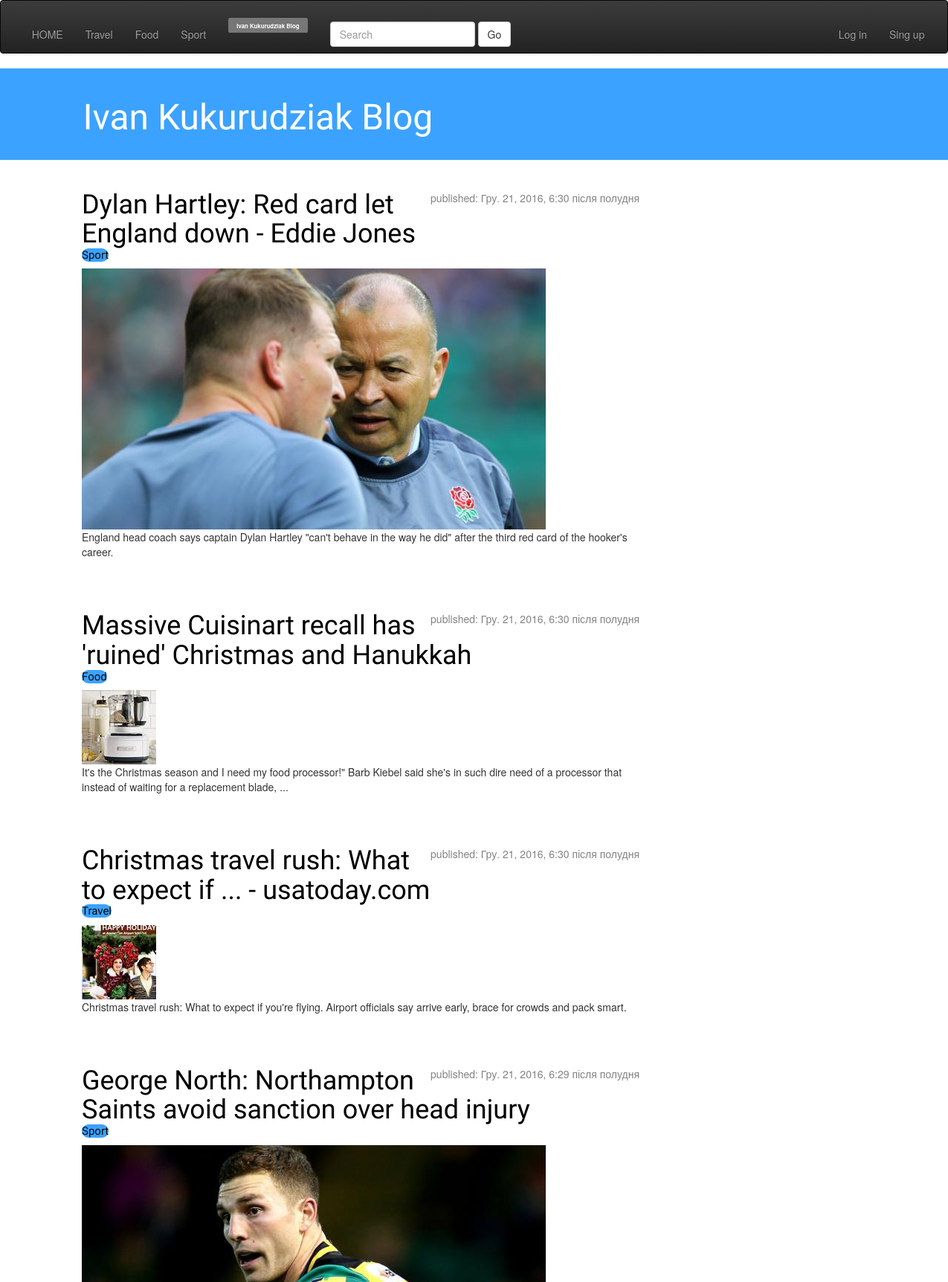
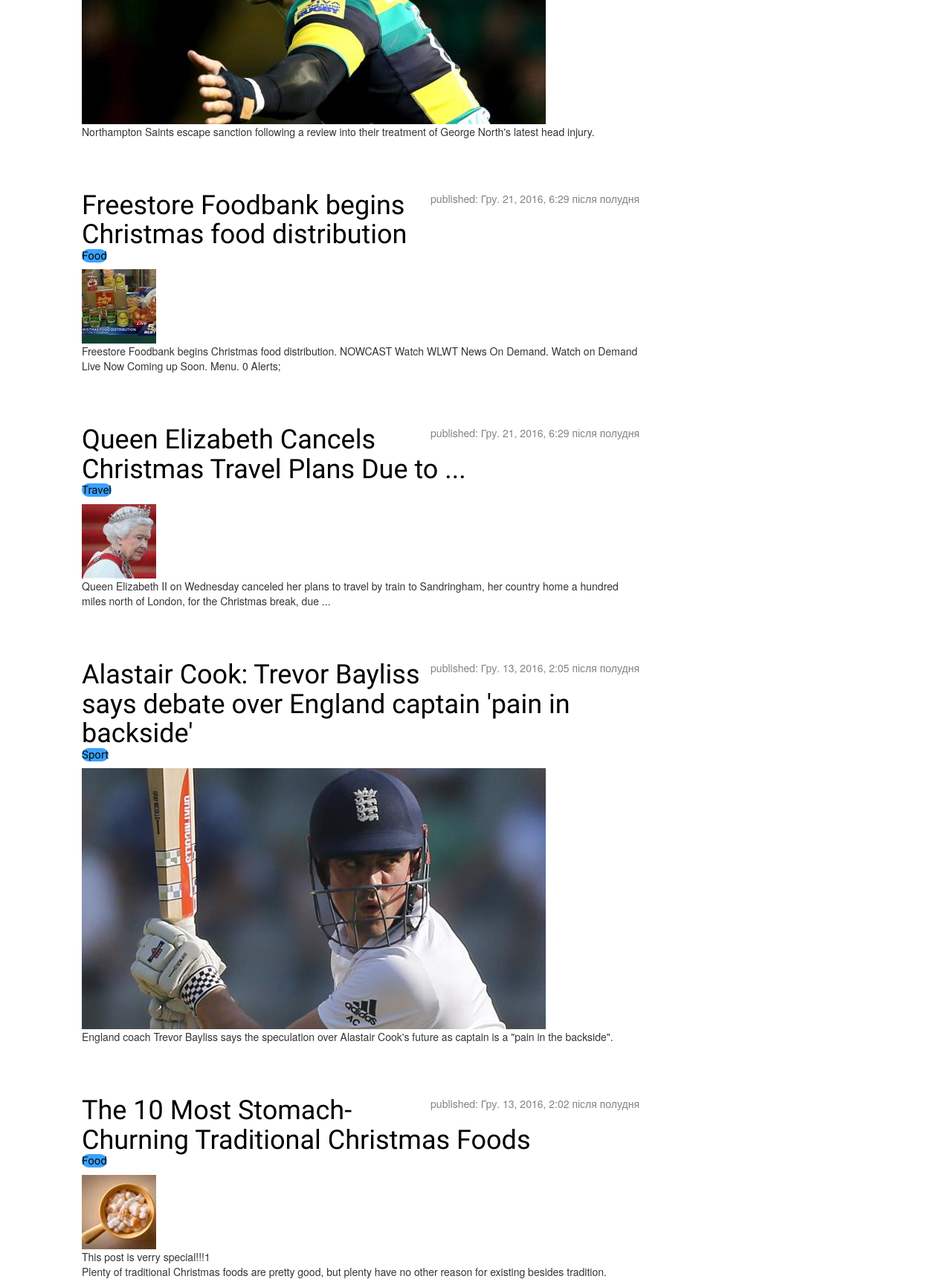
The page / (upper part) on the database its author committed (2 pictures, top to bottom).
### blog/models.py (models this page shows, shortened)
class Post(models.Model):
    author = models.ForeignKey('auth.User')
    topic = models.CharField(choices=TOPIC_CHOICES,
                                     default='Travel', max_length=50)
    title = models.CharField(max_length= 200)
    post_img = models.ImageField(blank=True,null=True)
    text = models.TextField()
    created_date = models.DateTimeField(default=timezone.now())
    published_date = models.DateTimeField(blank=True,null=True)
    link = models.CharField(max_length=500, blank=True,null=True)

### blog/views.py (the view)
# urls.py: url(r'^$', views.post_list, name='post_list'),
def post_list(request):
    posts = Post.objects.all().order_by('-published_date')
    return render(request, 'blog/post_list.html', {'posts': posts})

### blog/templates/blog/post_list.html (shortened to what this page needs)
{% extends 'blog/base.html' %}
    {% block content %}
    <div class="content container">
        <div class="row">
            <div class="col-md-8">
                {% for post in posts %}
                    <div class="post">
                        <div class="date">
                            <p>published: {{ post.published_date }}</p>
                        </div>
                        <h1><a href="{% url 'post_detail' pk=post.pk %}">{{ post.title }}</a><br>
                        <span class="label1" >
                            {{ post.topic }}
                        </span></h1>
                        {% if post.post_img %}
                            <img src="{{ post.post_img.url }}"><br>
                        {% endif %}
                        <p>{{ post.text|linebreaksbr }}
                            <br>
                    </div>
                {% endfor %}
            </div>
        </div>
    </div>
    {% endblock %}

### blog/static/css/blog.css (style rules this page uses)
.content { margin-left: 40px; }
h1, h2, h3, h4 { font-family: 'Lobster', cursive; }
.date { float: right; color: #828282; }
.post { margin-bottom: 70px; }
.post h1 a, .post h1 a:visited { color: #000000; }

### blog/templates/blog/post_list.html (style rules this page uses)
.label1 { border-radius: 10px; font-family: 'Lobster'; font-size: 15px; color: #080808; background: #3ba2ff; }

### rows shown on the page
Post: published_date "Гру. 21, 2016, 6:30 після полудня", title "Dylan Hartley: Red card let England down - Eddie Jones", topic "Sport", post_img (picture), text "England head coach says captain Dylan Hartley \"can't behave in the way he did\" after the third red card of the hooker's career."
Post: published_date "Гру. 21, 2016, 6:30 після полудня", title "Massive Cuisinart recall has 'ruined' Christmas and Hanukkah", topic "Food", post_img (picture), text "It's the Christmas season and I need my food processor!\" Barb Kiebel said she's in such dire need of a processor that instead of waiting for a replacement blade, ..."
Post: published_date "Гру. 21, 2016, 6:30 після полудня", title "Christmas travel rush: What to expect if ... - usatoday.com", topic "Travel", post_img (picture), text "Christmas travel rush: What to expect if you're flying. Airport officials say arrive early, brace for crowds and pack smart."
Post: published_date "Гру. 21, 2016, 6:29 після полудня", title "George North: Northampton Saints avoid sanction over head injury", topic "Sport", post_img (picture), text "Northampton Saints escape sanction following a review into their treatment of George North's latest head injury."
Post: published_date "Гру. 21, 2016, 6:29 після полудня", title "Freestore Foodbank begins Christmas food distribution", topic "Food", post_img (picture), text "Freestore Foodbank begins Christmas food distribution. NOWCAST Watch WLWT News On Demand. Watch on Demand Live Now Coming up Soon. Menu. 0 Alerts;"
Post: published_date "Гру. 21, 2016, 6:29 після полудня", title "Queen Elizabeth Cancels Christmas Travel Plans Due to ...", topic "Travel", post_img (picture), text "Queen Elizabeth II on Wednesday canceled her plans to travel by train to Sandringham, her country home a hundred miles north of London, for the Christmas break, due ..."
Post: published_date "Гру. 13, 2016, 2:05 після полудня", title "Alastair Cook: Trevor Bayliss says debate over England captain 'pain in backside'", topic "Sport", post_img (picture), text "England coach Trevor Bayliss says the speculation over Alastair Cook's future as captain is a \"pain in the backside\"."
Post: published_date "Гру. 13, 2016, 2:02 після полудня", title "The 10 Most Stomach-Churning Traditional Christmas Foods", topic "Food", post_img (picture), text "This post is verry special!!!1 Plenty of traditional Christmas foods are pretty good, but plenty have no other reason for existing besides tradition."
